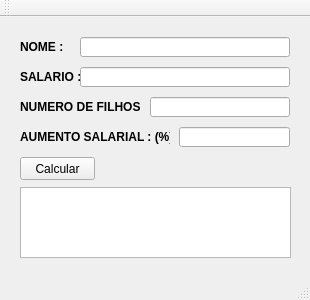
<?xml version="1.0" encoding="UTF-8"?>
<ui version="4.0">
 <class>MainWindow</class>
 <widget class="QMainWindow" name="MainWindow">
  <property name="geometry">
   <rect>
    <x>0</x>
    <y>0</y>
    <width>310</width>
    <height>300</height>
   </rect>
  </property>
  <property name="windowTitle">
   <string>PROJETO CLASSE FUNCIONARIO </string>
  </property>
  <widget class="QWidget" name="centralWidget">
   <widget class="QPushButton" name="pushButtonCalcular">
    <property name="geometry">
     <rect>
      <x>20</x>
      <y>140</y>
      <width>75</width>
      <height>23</height>
     </rect>
    </property>
    <property name="text">
     <string>Calcular</string>
    </property>
   </widget>
   <widget class="QLabel" name="label">
    <property name="geometry">
     <rect>
      <x>20</x>
      <y>20</y>
      <width>47</width>
      <height>20</height>
     </rect>
    </property>
    <property name="font">
     <font>
      <weight>75</weight>
      <bold>true</bold>
      <strikeout>false</strikeout>
      <kerning>true</kerning>
     </font>
    </property>
    <property name="text">
     <string>NOME : </string>
    </property>
   </widget>
   <widget class="QLabel" name="label_2">
    <property name="geometry">
     <rect>
      <x>20</x>
      <y>50</y>
      <width>71</width>
      <height>20</height>
     </rect>
    </property>
    <property name="font">
     <font>
      <weight>75</weight>
      <bold>true</bold>
      <strikeout>false</strikeout>
      <kerning>true</kerning>
     </font>
    </property>
    <property name="text">
     <string>SALARIO : </string>
    </property>
   </widget>
   <widget class="QLabel" name="label_3">
    <property name="geometry">
     <rect>
      <x>20</x>
      <y>80</y>
      <width>121</width>
      <height>20</height>
     </rect>
    </property>
    <property name="font">
     <font>
      <weight>75</weight>
      <bold>true</bold>
      <strikeout>false</strikeout>
      <kerning>true</kerning>
     </font>
    </property>
    <property name="text">
     <string>NUMERO DE FILHOS : </string>
    </property>
   </widget>
   <widget class="QLabel" name="label_4">
    <property name="geometry">
     <rect>
      <x>20</x>
      <y>110</y>
      <width>150</width>
      <height>20</height>
     </rect>
    </property>
    <property name="font">
     <font>
      <weight>75</weight>
      <bold>true</bold>
      <strikeout>false</strikeout>
      <kerning>true</kerning>
     </font>
    </property>
    <property name="text">
     <string>AUMENTO SALARIAL : (%) </string>
    </property>
   </widget>
   <widget class="QLineEdit" name="lineEditNome">
    <property name="geometry">
     <rect>
      <x>80</x>
      <y>20</y>
      <width>210</width>
      <height>20</height>
     </rect>
    </property>
   </widget>
   <widget class="QLineEdit" name="lineEditSalario">
    <property name="geometry">
     <rect>
      <x>80</x>
      <y>50</y>
      <width>210</width>
      <height>20</height>
     </rect>
    </property>
   </widget>
   <widget class="QLineEdit" name="lineEditNumeroDeFilhos">
    <property name="geometry">
     <rect>
      <x>150</x>
      <y>80</y>
      <width>140</width>
      <height>20</height>
     </rect>
    </property>
   </widget>
   <widget class="QLineEdit" name="lineEditAumentoSalarial">
    <property name="geometry">
     <rect>
      <x>179</x>
      <y>110</y>
      <width>111</width>
      <height>20</height>
     </rect>
    </property>
   </widget>
   <widget class="QTextEdit" name="textEditSaida">
    <property name="geometry">
     <rect>
      <x>20</x>
      <y>170</y>
      <width>271</width>
      <height>71</height>
     </rect>
    </property>
   </widget>
  </widget>
  <widget class="QMenuBar" name="menuBar">
   <property name="geometry">
    <rect>
     <x>0</x>
     <y>0</y>
     <width>310</width>
     <height>21</height>
    </rect>
   </property>
  </widget>
  <widget class="QToolBar" name="mainToolBar">
   <attribute name="toolBarArea">
    <enum>TopToolBarArea</enum>
   </attribute>
   <attribute name="toolBarBreak">
    <bool>false</bool>
   </attribute>
  </widget>
  <widget class="QStatusBar" name="statusBar"/>
 </widget>
 <layoutdefault spacing="6" margin="11"/>
 <resources/>
 <connections/>
</ui>
